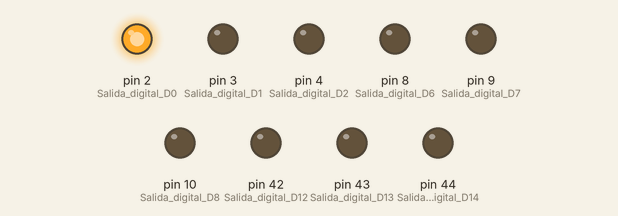
Recording of a sketch running on a simulated Arduino Mega 2560, built with avr-gcc and run on an emulated ATmega2560. Shown: output pins drawn as LEDs (lit = HIGH).

Above: at 0.2 s.
At 1.2 s:
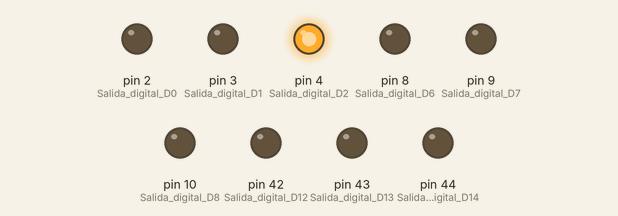
At 1.7 s:
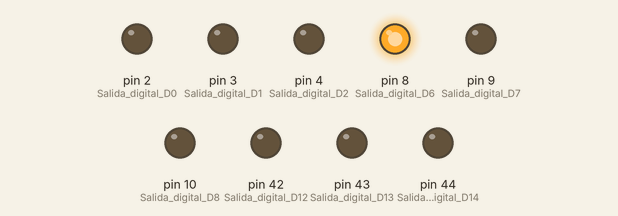
At 2.7 s:
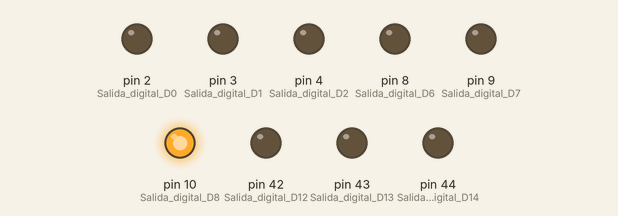
At 3.7 s:
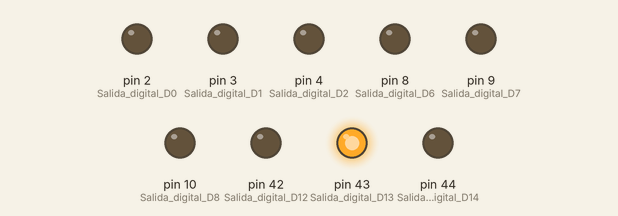
At 5.2 s:
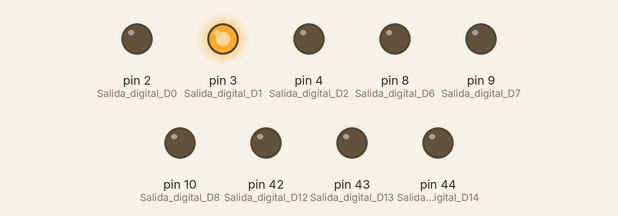
Timing chart, 0 to 5.9 s (numbered marks = the images above):
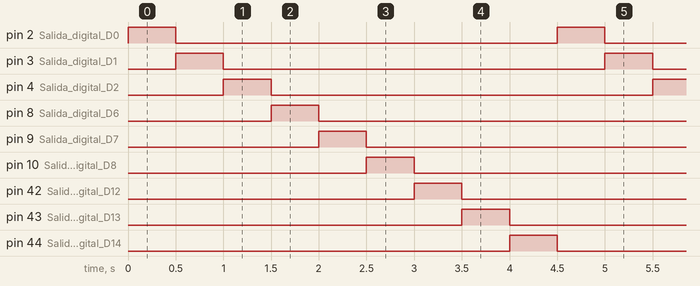

The sketch:

Practica1_Salidas.ino
```cpp
//Encender todos los leds del tablero secuencialmente
/* Se importa la librería de Controllino
   Se declara los pines D como salida.
*/
#include <Controllino.h> // Librería de controllino

void setup() {
  pinMode(CONTROLLINO_D0, OUTPUT);  // Salida digital D0
  pinMode(CONTROLLINO_D1, OUTPUT);  // Salida digital D1
  pinMode(CONTROLLINO_D2, OUTPUT);  // Salida digital D2
  pinMode(CONTROLLINO_D6, OUTPUT);  // Salida digital D6
  pinMode(CONTROLLINO_D7, OUTPUT);  // Salida digital D7
  pinMode(CONTROLLINO_D8, OUTPUT);  // Salida digital D8
  pinMode(CONTROLLINO_D12, OUTPUT); // Salida digital D12
  pinMode(CONTROLLINO_D13, OUTPUT); // Salida digital D13
  pinMode(CONTROLLINO_D14, OUTPUT); // Salida digital D14
}

void loop() {
  digitalWrite(CONTROLLINO_D0, HIGH);
  delay(500);
  digitalWrite(CONTROLLINO_D0, LOW);

  digitalWrite(CONTROLLINO_D1, HIGH);
  delay(500);
  digitalWrite(CONTROLLINO_D1, LOW);

  digitalWrite(CONTROLLINO_D2, HIGH);
  delay(500);
  digitalWrite(CONTROLLINO_D2, LOW);

  digitalWrite(CONTROLLINO_D6, HIGH);
  delay(500);
  digitalWrite(CONTROLLINO_D6, LOW);

  digitalWrite(CONTROLLINO_D7, HIGH);
  delay(500);
  digitalWrite(CONTROLLINO_D7, LOW);

  digitalWrite(CONTROLLINO_D8, HIGH);
  delay(500);
  digitalWrite(CONTROLLINO_D8, LOW);

  digitalWrite(CONTROLLINO_D12, HIGH);
  delay(500);
  digitalWrite(CONTROLLINO_D12, LOW);

  digitalWrite(CONTROLLINO_D13, HIGH);
  delay(500);
  digitalWrite(CONTROLLINO_D13, LOW);

  digitalWrite(CONTROLLINO_D14, HIGH);
  delay(500);
  digitalWrite(CONTROLLINO_D14, LOW);
}
```

Measured:
- by itself, pin 2 (Salida_digital_D0), pin 3 (Salida_digital_D1), pin 4 (Salida_digital_D2), pin 8 (Salida_digital_D6), pin 9 (Salida_digital_D7), pin 10 (Salida_digital_D8), pin 42 (Salida_digital_D12), pin 43 (Salida_digital_D13), pin 44 (Salida_digital_D14): alternates HIGH for 0.50 s and LOW for 4.0 s
- by itself, everything shown: repeats every 4.5 s, in 10 steps
